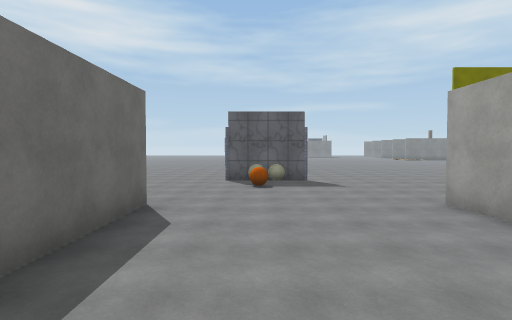
view 1 (above)

24 first-person views from a walk through a scene from a Unity 3-D project. The camera is 1.5 m above the floor, tilts 2° down and sees 80° across. The floor is counted in squares, 2 m on a side. Each view is taken from the middle of a square. On the plan, view 1 faces up. The plan holds only what a view shows up to about 10 squares ahead; the rest is blank. The place goes on beyond the plan. The player character is not drawn. Some animated figures are not drawn. Surface patterns are stand-ins for the level's own textures.

view 2
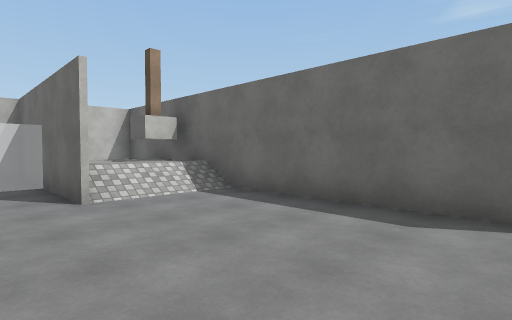

view 3
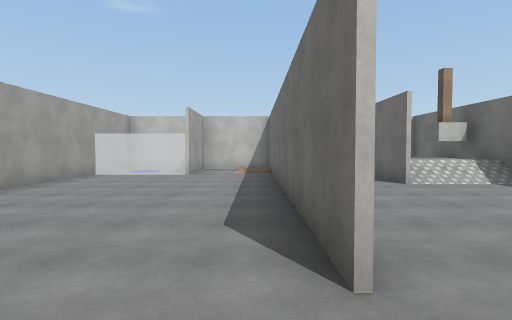

view 4
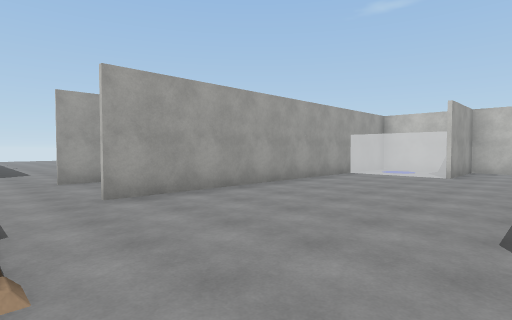

view 5
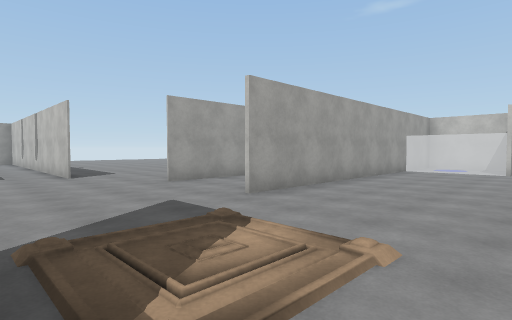

view 6
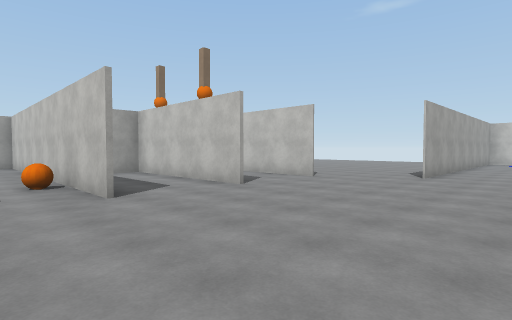

view 7
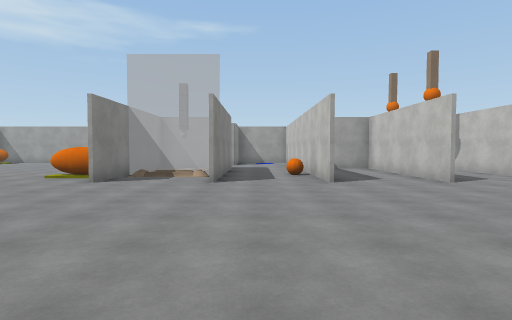

view 8
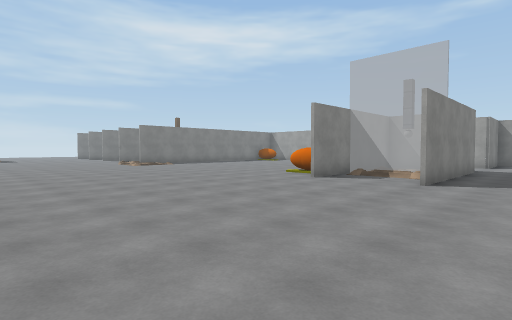

view 9
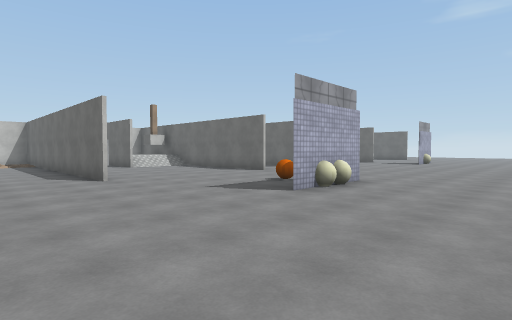

view 10
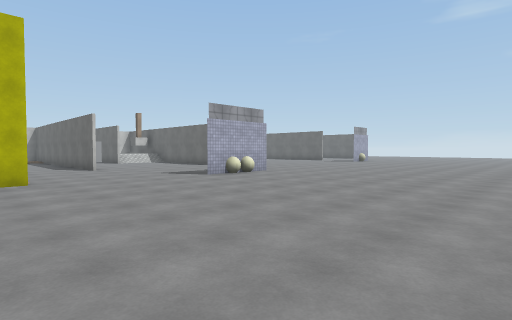

view 11
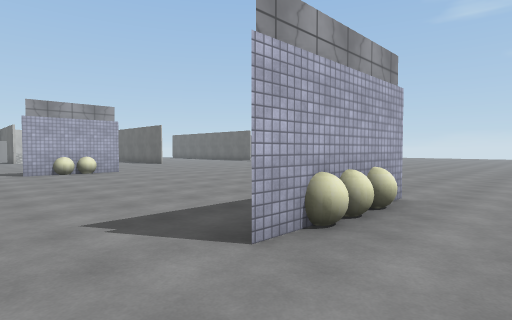

view 12
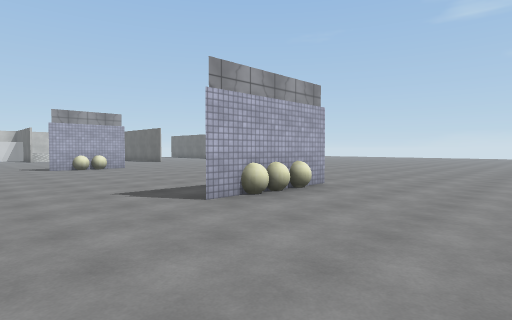

view 13
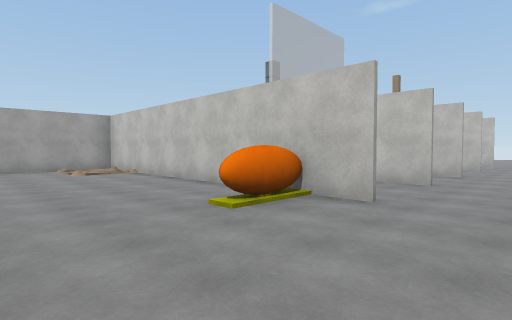

view 14
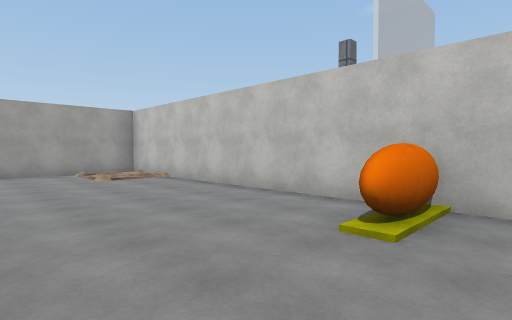

view 15
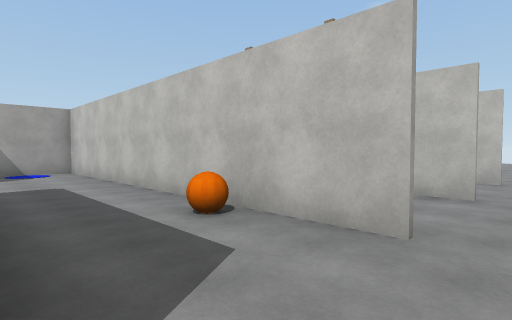

view 16
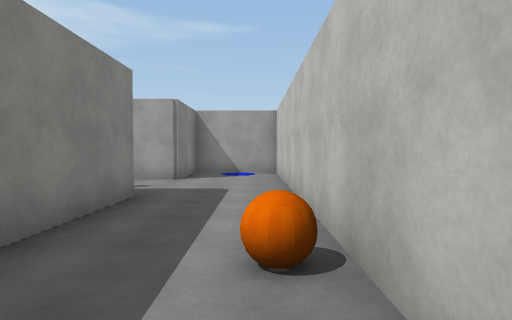

view 17
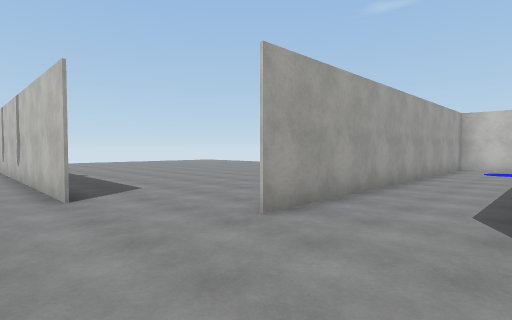

view 18
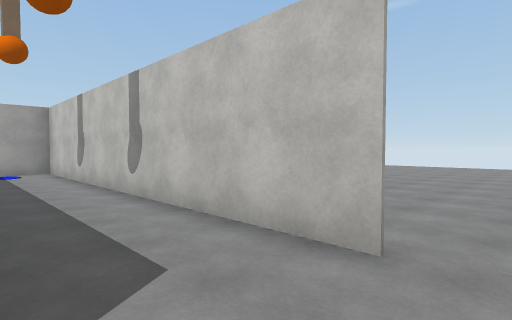

view 19
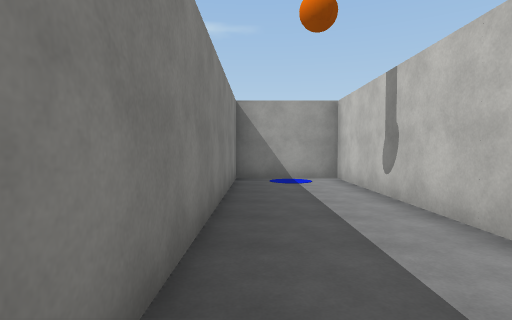

view 20
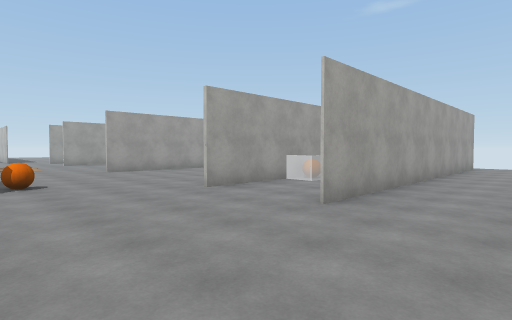

view 21
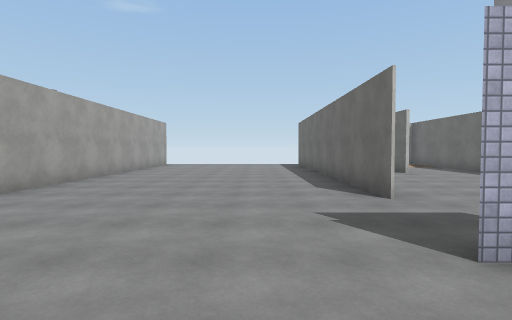

view 22
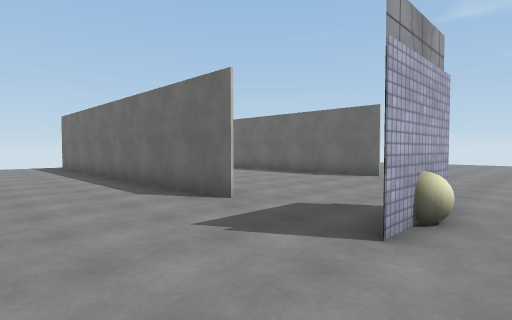

view 23
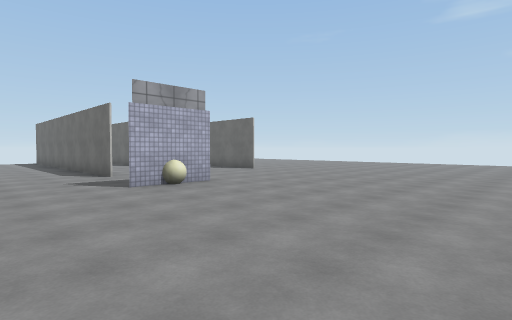

view 24
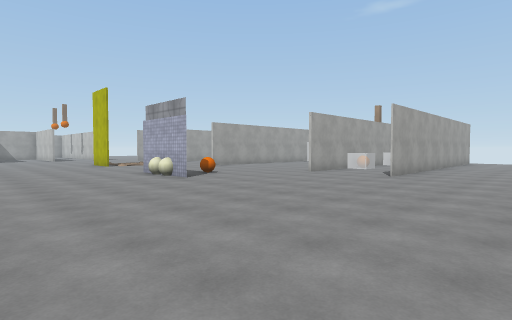

### Floor plan
Points are (right, up) in squares from view 1. A wall is a line through its corners. A room is listed if a view was taken in it or the views show most of it. See-through windows are left out.
Room 1 (view 1)
walls: (-2, 0.6) (-2, -4.6) (-0.8, -4.6)
low walls: (-2, -2) (-1.5, -2)
ways out: opening at (-0.5, 0) to room 2
objects: other object (-1, -1)
Room 2 (views 2, 3, 4, 5, 6, 7, 8, 9, 10, 11, 12, 13, 14, 15, 16, 17, 18, 19, 20, 21, 22, 23, 24)
walls: (3.5, 5.5) (3.5, -2.8); (-2, 5.5) (-2, 0.6); (0.5, 18.3) (1.4, 18.3); (3.4, 4) (3.4, 5.5); (-2.1, 1.4) (-2.1, 5.5); (0.8, 0.5) (0.8, -4.6); (13.8, 12.3) (23.9, 12.3) (23.9, 15) (21.6, 15) (21.6, 16.1); (13.8, 9.6) (18.9, 9.6); (-11, 5.5) (-11, -2.1); (13.8, 6.9) (23.9, 6.9) (23.9, 9.5) (16.5, 9.5); (13.8, 15.1) (15.1, 15.1); (-12.5, 8) (-11.4, 8); (13.8, 17.8) (23.9, 17.8) (23.9, 21.2); (-4.7, -3) (-4.7, 5.5); (8.7, -3) (8.7, 5.5); (5, -4.6) (6, -4.6) (6, -2); (17, 17.7) (13.9, 17.7); (10, -4.6) (10.6, -4.6); (-13.7, 0.5) (-13.7, 0); (11.5, -3.8) (11.5, 5.5); (-16.4, 5.5) (-16.4, 3.2); (18.9, 15) (13.9, 15)
ways out: opening at (-0.5, 0) to room 1; opening at (13, 6.5)
objects: ball (-11, 8); orange ball (-2, 2); ball (-1, 18); orange ball (0, 8); ball (0, 9) to (0, 10); ball (0, 18); ball (1, 9) to (1, 10); other object (6, 9) to (7, 9); other object (15, 19); orange ball (16, 13); other object (16, 16) to (16, 17)

Positions as (right, up) in squares from view 1, and headings:
1: (0, 0), facing up
2: (2, 5), facing down-left
3: (4, 7), facing down
4: (4, 7), facing down-right
5: (5, 9), facing down-right
6: (9, 14), facing down-right
7: (7, 14), facing right
8: (7, 13), facing up-right
9: (6, 13), facing down-left
10: (7, 17), facing down-left
11: (3, 20), facing down-left
12: (4, 22), facing down-left
13: (12, 22), facing down-right
14: (14, 22), facing down-right
15: (13, 15), facing down-right
16: (14, 13), facing right
17: (9, 8), facing down-right
18: (13, 9), facing down-right
19: (16, 9), facing right
20: (-7, 9), facing down-right
21: (-9, 10), facing down
22: (-8, 9), facing down-left
23: (-8, 14), facing down-left
24: (-8, 14), facing down-right
